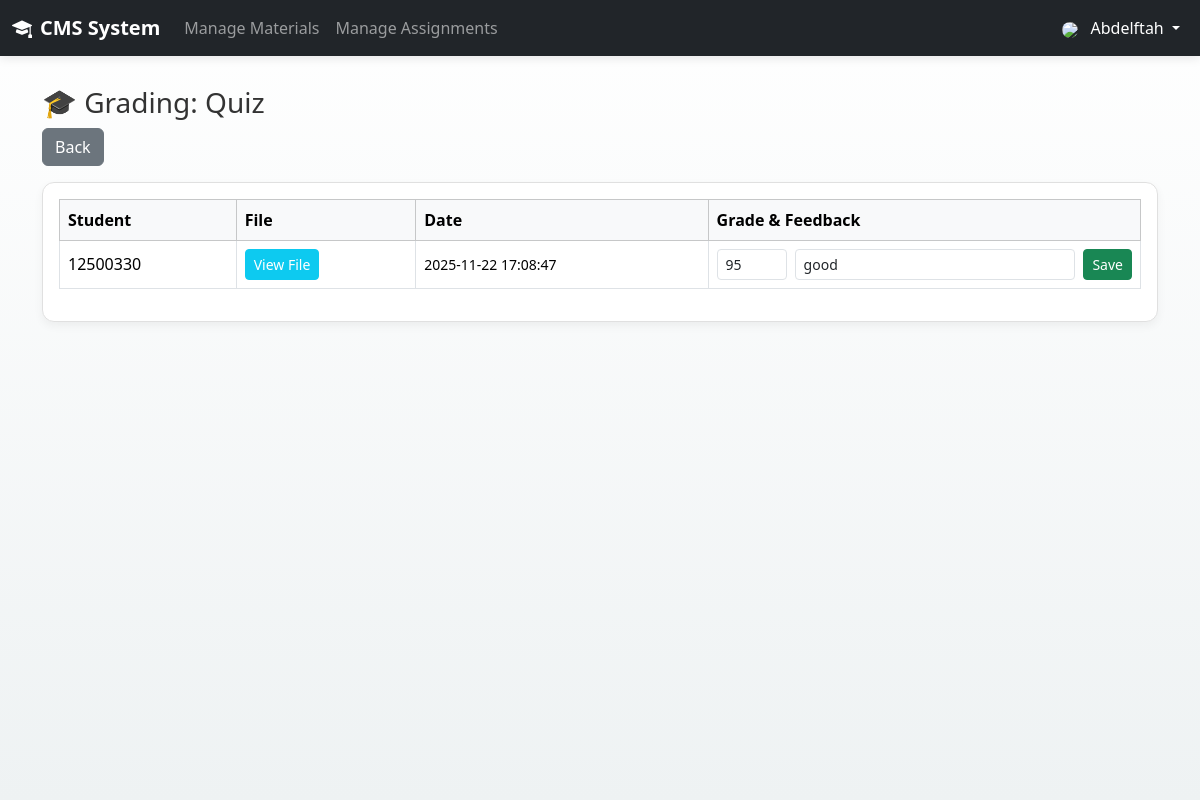
The page /view_solutions.php?assignment_id=2 (signed in) on the database its author committed.
### tables this page shows
CREATE TABLE `assignments` (
  `id` int(11) NOT NULL,
  `course_id` int(11) NOT NULL,
  `title` varchar(255) NOT NULL,
  `description` text DEFAULT NULL,
  `file_path` varchar(255) NOT NULL,
  `created_at` timestamp NOT NULL DEFAULT current_timestamp()
);

CREATE TABLE `submissions` (
  `id` int(11) NOT NULL,
  `assignment_id` int(11) NOT NULL,
  `student_id` int(11) NOT NULL,
  `file_path` varchar(255) NOT NULL,
  `submission_date` timestamp NOT NULL DEFAULT current_timestamp(),
  `mark` int(3) DEFAULT NULL,
  `feedback` text DEFAULT NULL
);

CREATE TABLE `users` (
  `id` int(11) NOT NULL,
  `username` varchar(100) NOT NULL,
  `full_name` varchar(255) DEFAULT NULL,
  `student_code` varchar(50) DEFAULT NULL,
  `password` varchar(255) NOT NULL,
  `role` enum('admin','instructor','student') NOT NULL
);

### view_solutions.php (the view, shortened to what this page needs)
<?php
include 'includes/header.php';
$assignment_id = (int)$_GET['assignment_id'];
$assign_info = $conn->query("SELECT * FROM assignments WHERE id=$assignment_id")->fetch_assoc();
$solutions = $conn->query("
    SELECT submissions.*, users.username
    FROM submissions
    JOIN users ON submissions.student_id = users.id
    WHERE submissions.assignment_id = $assignment_id
");
?>
<h3>🎓 Grading: <?php echo htmlspecialchars($assign_info['title']); ?></h3>
<a href="manage_assignments.php?course_id=<?php echo $assign_info['course_id']; ?>" class="btn btn-secondary mb-3">Back</a>
<div class="card card-custom">
    <div class="card-body">
        <div class="table-responsive">
            <table class="table table-bordered align-middle">
                <thead class="table-light">
                    <tr>
                        <th>Student</th>
                        <th>File</th>
                        <th>Date</th>
                        <th width="40%">Grade & Feedback</th>
                    </tr>
                </thead>
                <tbody>
                    <?php if ($solutions->num_rows > 0): ?>
                        <?php while($row = $solutions->fetch_assoc()): ?>
                        <tr>
                            <td><?php echo htmlspecialchars($row['username']); ?></td>
                            <td>
                                <a href="<?php echo htmlspecialchars($row['file_path']); ?>" class="btn btn-sm btn-info text-white" target="_blank">View File</a>
                            </td>
                            <td><small><?php echo $row['submission_date']; ?></small></td>
                            <td>
                                <form method="POST" class="d-flex gap-2">
                                    <input type="number" name="mark" class="form-control form-control-sm" style="width: 70px;" placeholder="Mark" value="<?php echo $row['mark']; ?>" required>
                                    <input type="text" name="feedback" class="form-control form-control-sm" placeholder="Feedback..." value="<?php echo htmlspecialchars($row['feedback']); ?>">
                                    <button type="submit" name="save_grade" class="btn btn-sm btn-success">Save</button>
                                </form>
                            </td>
                        </tr>
                        <?php endwhile; ?>
                    <?php else: ?>
                        <tr><td colspan="4" class="text-center">No solutions submitted yet.</td></tr>
                    <?php endif; ?>
                </tbody>
            </table>
        </div>
    </div>
</div>
<?php include 'includes/footer.php'; ?>

### includes/header.php (style rules this page uses)
body { font-family: 'Segoe UI', Tahoma, Geneva, Verdana, sans-serif; background-color: #f4f7f6; min-height: 100vh; color: #333; }
.card-custom { background: #ffffff; border: 1px solid #e0e0e0; border-radius: 12px; box-shadow: 0 4px 10px rgba(0,0,0,0.05); transition: transform 0.3s; }
a { text-decoration: none; }

### rows shown on the page
assignments: title "Quiz"
submissions: student.username "12500330", submission_date "2025-11-22 17:08:47", mark "95", feedback "good"

### other values the page prints
$label "Manage Materials"
$label "Manage Assignments"
$display_name "Abdelftah"
